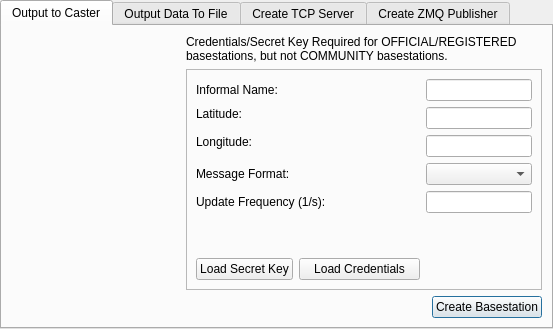
<?xml version="1.0" encoding="UTF-8"?>
<ui version="4.0">
 <class>createDataSenderDialogWindowFramework</class>
 <widget class="QDialog" name="createDataSenderDialogWindowFramework">
  <property name="geometry">
   <rect>
    <x>0</x>
    <y>0</y>
    <width>553</width>
    <height>329</height>
   </rect>
  </property>
  <property name="windowTitle">
   <string>Create Data Sender</string>
  </property>
  <layout class="QVBoxLayout" name="verticalLayout">
   <property name="spacing">
    <number>0</number>
   </property>
   <property name="leftMargin">
    <number>0</number>
   </property>
   <property name="topMargin">
    <number>0</number>
   </property>
   <property name="rightMargin">
    <number>0</number>
   </property>
   <property name="bottomMargin">
    <number>0</number>
   </property>
   <item>
    <widget class="QTabWidget" name="sendToCasterTab">
     <property name="currentIndex">
      <number>0</number>
     </property>
     <widget class="QWidget" name="outputToCasterTab">
      <attribute name="title">
       <string>Output to Caster</string>
      </attribute>
      <layout class="QGridLayout" name="gridLayout_5">
       <item row="2" column="2">
        <widget class="QPushButton" name="createBasestationPushButton">
         <property name="text">
          <string>Create Basestation</string>
         </property>
        </widget>
       </item>
       <item row="2" column="1">
        <spacer name="horizontalSpacer_8">
         <property name="orientation">
          <enum>Qt::Horizontal</enum>
         </property>
         <property name="sizeHint" stdset="0">
          <size>
           <width>227</width>
           <height>20</height>
          </size>
         </property>
        </spacer>
       </item>
       <item row="1" column="0">
        <spacer name="horizontalSpacer">
         <property name="orientation">
          <enum>Qt::Horizontal</enum>
         </property>
         <property name="sizeHint" stdset="0">
          <size>
           <width>0</width>
           <height>20</height>
          </size>
         </property>
        </spacer>
       </item>
       <item row="2" column="0">
        <spacer name="horizontalSpacer_7">
         <property name="orientation">
          <enum>Qt::Horizontal</enum>
         </property>
         <property name="sizeHint" stdset="0">
          <size>
           <width>40</width>
           <height>20</height>
          </size>
         </property>
        </spacer>
       </item>
       <item row="0" column="0">
        <spacer name="horizontalSpacer_4">
         <property name="orientation">
          <enum>Qt::Horizontal</enum>
         </property>
         <property name="sizeHint" stdset="0">
          <size>
           <width>181</width>
           <height>20</height>
          </size>
         </property>
        </spacer>
       </item>
       <item row="1" column="1" colspan="2">
        <widget class="QFrame" name="frame">
         <property name="frameShape">
          <enum>QFrame::StyledPanel</enum>
         </property>
         <property name="frameShadow">
          <enum>QFrame::Raised</enum>
         </property>
         <layout class="QGridLayout" name="gridLayout_4">
          <item row="0" column="0">
           <widget class="QLabel" name="label_6">
            <property name="text">
             <string>Informal Name:</string>
            </property>
           </widget>
          </item>
          <item row="0" column="2">
           <spacer name="horizontalSpacer_6">
            <property name="orientation">
             <enum>Qt::Horizontal</enum>
            </property>
            <property name="sizeHint" stdset="0">
             <size>
              <width>91</width>
              <height>20</height>
             </size>
            </property>
           </spacer>
          </item>
          <item row="0" column="3">
           <widget class="QLineEdit" name="informalNameLineEdit"/>
          </item>
          <item row="1" column="0">
           <widget class="QLabel" name="label">
            <property name="text">
             <string>Latitude:</string>
            </property>
           </widget>
          </item>
          <item row="1" column="3" rowspan="2">
           <widget class="QLineEdit" name="latitudeLineEdit"/>
          </item>
          <item row="2" column="0" rowspan="2">
           <widget class="QLabel" name="label_3">
            <property name="text">
             <string>Longitude:</string>
            </property>
           </widget>
          </item>
          <item row="3" column="3">
           <widget class="QLineEdit" name="longitudeLineEdit"/>
          </item>
          <item row="4" column="0">
           <widget class="QLabel" name="label_5">
            <property name="text">
             <string>Message Format:</string>
            </property>
           </widget>
          </item>
          <item row="4" column="3">
           <widget class="QComboBox" name="messageFormatComboBox"/>
          </item>
          <item row="5" column="0" colspan="2">
           <widget class="QLabel" name="label_7">
            <property name="text">
             <string>Update Frequency (1/s):</string>
            </property>
           </widget>
          </item>
          <item row="5" column="3">
           <widget class="QLineEdit" name="updateFrequencyLineEdit"/>
          </item>
          <item row="6" column="3">
           <spacer name="verticalSpacer_4">
            <property name="orientation">
             <enum>Qt::Vertical</enum>
            </property>
            <property name="sizeHint" stdset="0">
             <size>
              <width>20</width>
              <height>0</height>
             </size>
            </property>
           </spacer>
          </item>
          <item row="7" column="0">
           <widget class="QPushButton" name="loadSecretKeyPushButton">
            <property name="text">
             <string>Load Secret Key</string>
            </property>
           </widget>
          </item>
          <item row="7" column="1" colspan="2">
           <widget class="QPushButton" name="loadCredentialsPushButton">
            <property name="text">
             <string>Load Credentials</string>
            </property>
           </widget>
          </item>
         </layout>
        </widget>
       </item>
       <item row="0" column="1" colspan="2">
        <widget class="QLabel" name="label_8">
         <property name="text">
          <string>Credentials/Secret Key Required for OFFICIAL/REGISTERED basestations, but not COMMUNITY basestations. </string>
         </property>
         <property name="wordWrap">
          <bool>true</bool>
         </property>
        </widget>
       </item>
      </layout>
     </widget>
     <widget class="QWidget" name="createFileDataSenderTab">
      <attribute name="title">
       <string>Output Data To File</string>
      </attribute>
      <layout class="QGridLayout" name="gridLayout">
       <item row="1" column="0">
        <spacer name="horizontalSpacer_2">
         <property name="orientation">
          <enum>Qt::Horizontal</enum>
         </property>
         <property name="sizeHint" stdset="0">
          <size>
           <width>403</width>
           <height>20</height>
          </size>
         </property>
        </spacer>
       </item>
       <item row="1" column="1">
        <widget class="QLabel" name="filePathTextLabel">
         <property name="text">
          <string>filePath</string>
         </property>
        </widget>
       </item>
       <item row="1" column="2">
        <widget class="QPushButton" name="selectOutputFilePushButton">
         <property name="text">
          <string>Select Output File</string>
         </property>
        </widget>
       </item>
       <item row="3" column="2">
        <widget class="QPushButton" name="createFileDataSenderPushButton">
         <property name="text">
          <string>Create File Data Sender</string>
         </property>
        </widget>
       </item>
       <item row="2" column="2">
        <spacer name="verticalSpacer">
         <property name="orientation">
          <enum>Qt::Vertical</enum>
         </property>
         <property name="sizeHint" stdset="0">
          <size>
           <width>20</width>
           <height>31</height>
          </size>
         </property>
        </spacer>
       </item>
      </layout>
     </widget>
     <widget class="QWidget" name="createTCPDataReceiverTab">
      <attribute name="title">
       <string>Create TCP Server</string>
      </attribute>
      <layout class="QGridLayout" name="gridLayout_2">
       <item row="2" column="1">
        <widget class="QLabel" name="label_2">
         <property name="text">
          <string>Publishing Port:</string>
         </property>
        </widget>
       </item>
       <item row="4" column="3">
        <widget class="QPushButton" name="createTCPDataSenderPushButton">
         <property name="text">
          <string>Create TCP Sender</string>
         </property>
        </widget>
       </item>
       <item row="2" column="0">
        <spacer name="horizontalSpacer_3">
         <property name="orientation">
          <enum>Qt::Horizontal</enum>
         </property>
         <property name="sizeHint" stdset="0">
          <size>
           <width>227</width>
           <height>20</height>
          </size>
         </property>
        </spacer>
       </item>
       <item row="2" column="3">
        <widget class="QLineEdit" name="TCPSenderPortLineEdit"/>
       </item>
       <item row="3" column="3">
        <spacer name="verticalSpacer_3">
         <property name="orientation">
          <enum>Qt::Vertical</enum>
         </property>
         <property name="sizeHint" stdset="0">
          <size>
           <width>20</width>
           <height>20</height>
          </size>
         </property>
        </spacer>
       </item>
      </layout>
     </widget>
     <widget class="QWidget" name="createZMQDataReceiver">
      <attribute name="title">
       <string>Create ZMQ Publisher</string>
      </attribute>
      <layout class="QGridLayout" name="gridLayout_3">
       <item row="1" column="2" colspan="2">
        <widget class="QLineEdit" name="ZMQDataSenderPortLineEdit"/>
       </item>
       <item row="1" column="0">
        <spacer name="horizontalSpacer_5">
         <property name="orientation">
          <enum>Qt::Horizontal</enum>
         </property>
         <property name="sizeHint" stdset="0">
          <size>
           <width>327</width>
           <height>20</height>
          </size>
         </property>
        </spacer>
       </item>
       <item row="3" column="2" colspan="2">
        <widget class="QPushButton" name="createZMQDataSenderPushButton">
         <property name="text">
          <string>Create ZMQ Sender</string>
         </property>
        </widget>
       </item>
       <item row="1" column="1">
        <widget class="QLabel" name="label_4">
         <property name="text">
          <string>Publishing Port:</string>
         </property>
        </widget>
       </item>
       <item row="2" column="2">
        <spacer name="verticalSpacer_5">
         <property name="orientation">
          <enum>Qt::Vertical</enum>
         </property>
         <property name="sizeHint" stdset="0">
          <size>
           <width>20</width>
           <height>0</height>
          </size>
         </property>
        </spacer>
       </item>
      </layout>
     </widget>
    </widget>
   </item>
  </layout>
 </widget>
 <resources/>
 <connections/>
</ui>
